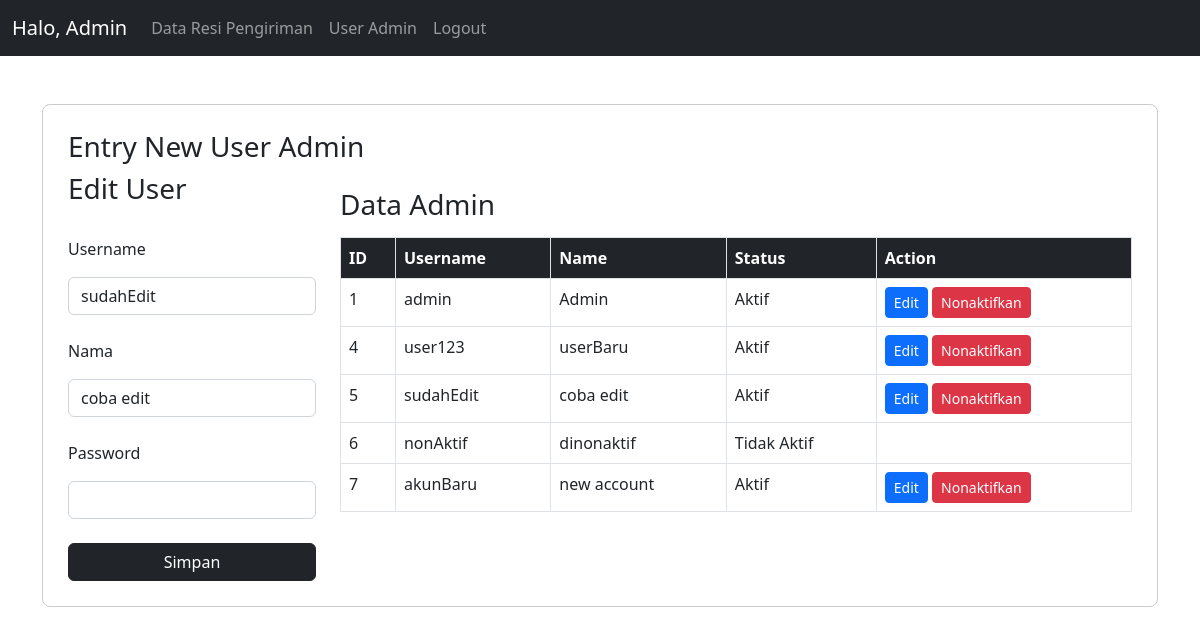
The app's page /user.php?act=edit&id=5 (signed in) with its own data.
### tables this page shows
CREATE TABLE `user_admin` (
  `id` int(11) NOT NULL,
  `username` varchar(30) NOT NULL,
  `password` varchar(255) NOT NULL,
  `nama_admin` varchar(30) NOT NULL,
  `status_aktif` tinyint(1) NOT NULL DEFAULT 1
);

### user.php (the view, shortened to what this page needs)
<?php
include 'connect.php';
?>
<!DOCTYPE html>
<html lang="en">
    <head>
        <link href="https://cdn.jsdelivr.net/npm/bootstrap@5.2.3/dist/css/bootstrap.min.css" rel="stylesheet">
    </head>
    <body>
        <nav class="navbar navbar-expand-lg navbar-dark bg-dark">
            <div class="container-fluid">
                <a class="navbar-brand" href="#">Halo, Admin</a>
                <div class="collapse navbar-collapse" id="navbarSupportedContent">
                    <ul class="navbar-nav me-auto mb-2 mb-lg-0">
                        <li class="nav-item">
                            <a class="nav-link" href="admin.php">Data Resi Pengiriman</a>
                        </li>
                        <li class="nav-item">
                            <a class="nav-link" href="user.php">User Admin</a>
                        </li>
                        <li class="nav-item">
                            <a class="nav-link" href="logout.php">Logout</a>
                        </li>
                    </ul>
                </div>
            </div>
        </nav>
        <div class="container">
            <div class="content-web my-5">
                <h3>Entry New User Admin</h3>
                <div class="row">
                    <div class="col-md-3">
                        <form method="post">
                            <?php if (isset($_GET['act']) && $_GET['act'] == 'edit'):
                                $id = $_GET['id'];
                                $check_user = "SELECT * FROM `user_admin` WHERE id = ?";
                                $check_user = $connect->prepare($check_user);
                                $check_user->execute([$id]);
                                $fetch_data = $check_user->fetch();
                                if ($check_user->rowCount() == 0):
                                    echo '<div class="alert alert-danger">User tidak ditemukan</div>';
                                else: ?>
                            <h3>Edit User</h3>
                            <br/>
                            <p>Username</p>
                            <input type="text" name="username" class="form-control"
                                value="<?=$fetch_data['username']?>"><br/>
                            <p>Nama</p>
                            <input type="text" name="nama" class="form-control"
                                value="<?=$fetch_data['nama_admin']?>"><br/>
                            <p>Password</p>
                            <input type="password" name="password" class="form-control"><br/>
                            <div class="d-grid gap-2">
                                <button class="btn btn-dark " name="simpan">Simpan</button>
                            </div>
                            <?php endif ?>
                            <?php endif ?>
                        </form>
                    </div>
                    <div class="col-md-9">
                        <h3>Data Admin</h3>
                        <table class="table table-bordered">
                            <thead class="bg-dark text-white">
                                <tr>
                                    <th scope="col">ID</th>
                                    <th scope="col">Username</th>
                                    <th scope="col">Name</th>
                                    <th scope="col">Status</th>
                                    <th scope="col">Action</th>
                                </tr>
                            </thead>
                            <tbody>
                                <?php
                                $check_user = "SELECT * FROM `user_admin` ORDER BY id ASC";
                                $check_user = $connect->prepare($check_user);
                                $check_user->execute();
                                if ($check_user->rowCount() > 0):
                                    while($data= $check_user->fetch(PDO::FETCH_ASSOC)) : ?>
                                        <tr>
                                            <td><?=$data['id']?></td>
                                            <td><?=$data['username']?></td>
                                            <td><?=$data['nama_admin']?></td>
                                            <td><?=$data['status_aktif'] == 1 ? 'Aktif' : 'Tidak Aktif'?></td>
                                            <td>
                                                <?php if ($data['status_aktif'] != 0): ?>
                                                    <a href="?act=edit&id=<?=$data['id']?>" class="btn btn-primary btn-sm">Edit</a>
                                                    <a href="?act=nonaktifkan&id=<?=$data['id']?>" class="btn btn-danger btn-sm">Nonaktifkan</a>
                                                <?php endif ?>
                                            </td>
                                        </tr>
                                    <?php endwhile?>
                                <?php endif ?>
                            </tbody>
                        </table>
                    </div>
                </div>
            </div>
        </div>
    </body>
</html>

### user.php (style rules this page uses)
.content-web { padding: 25px; border: 1px solid #ccc; border-radius: 8px; }

### records on screen
user_admin: username "sudahEdit", nama "coba edit", id "5", nama_admin "coba edit", status_aktif "Aktif"
user_admin: id "1", username "admin", nama_admin "Admin", status_aktif "Aktif"
user_admin: id "4", username "user123", nama_admin "userBaru", status_aktif "Aktif"
user_admin: id "6", username "nonAktif", nama_admin "dinonaktif", status_aktif "Tidak Aktif"
user_admin: id "7", username "akunBaru", nama_admin "new account", status_aktif "Aktif"
